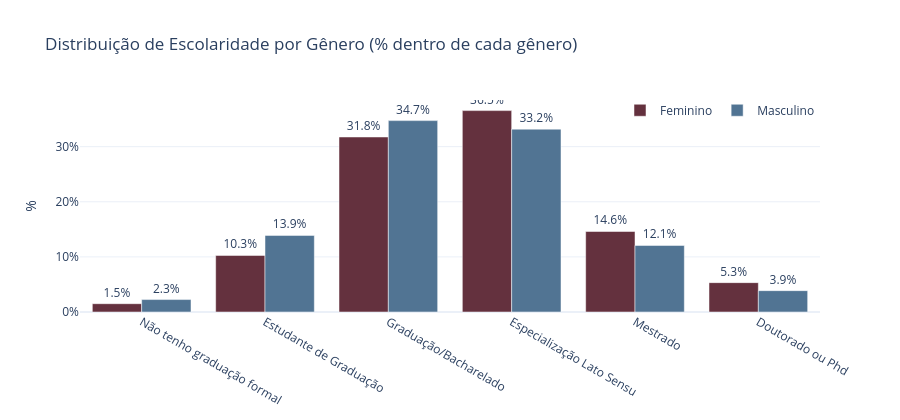

Notebook source saved alongside this figure:
### Code cell
# Distribuição de escolaridade dentro de cada gênero (% por nível)
tab_ens = pd.crosstab(df['nivel_ensino'], df['genero'])
tab_ens_pct = tab_ens.div(tab_ens.sum(axis=0), axis=1) * 100
tab_ens_pct = tab_ens_pct.reindex(NIVEL_ENSINO_ORDEM)

fig = go.Figure()
for genero in ['Feminino', 'Masculino']:
    fig.add_trace(go.Bar(
        name=genero,
        x=tab_ens_pct.index,
        y=tab_ens_pct[genero],
        marker_color=CORES_GENERO[genero],
        text=[f"{v:.1f}%" for v in tab_ens_pct[genero]],
        textposition='outside',
    ))
fig = fmt(
    fig,
    'Distribuição de Escolaridade por Gênero (% dentro de cada gênero)',
    height=420,
    barmode='group',
)
fig.update_yaxes(title='%', ticksuffix='%')
fig.show()

### Figure 1 — Plotly figure (JSON) as saved in the notebook; plotly's stock layout.template omitted (floating-point values rounded to 4 significant figures)
{"data": [{"marker": {"color": "#64313E"}, "name": "Feminino", "text": ["1.5%", "10.3%", "31.8%", "36.5%", "14.6%", "5.3%"], "textposition": "outside", "type": "bar", "x": ["Não tenho graduação formal", "Estudante de Graduação", "Graduação/Bacharelado", "Especialização Lato Sensu", "Mestrado", "Doutorado ou Phd"], "y": [1.505, 10.26, 31.75, 36.54, 14.61, 5.329]}, {"marker": {"color": "#517493"}, "name": "Masculino", "text": ["2.3%", "13.9%", "34.7%", "33.2%", "12.1%", "3.9%"], "textposition": "outside", "type": "bar", "x": ["Não tenho graduação formal", "Estudante de Graduação", "Graduação/Bacharelado", "Especialização Lato Sensu", "Mestrado", "Doutorado ou Phd"], "y": [2.255, 13.9, 34.72, 33.17, 12.08, 3.874]}], "layout": {"barmode": "group", "height": 420, "legend": {"orientation": "h", "x": 1, "xanchor": "right", "y": 1.02}, "title": {"text": "Distribuição de Escolaridade por Gênero (% dentro de cada gênero)"}, "yaxis": {"ticksuffix": "%", "title": {"text": "%"}}}}
